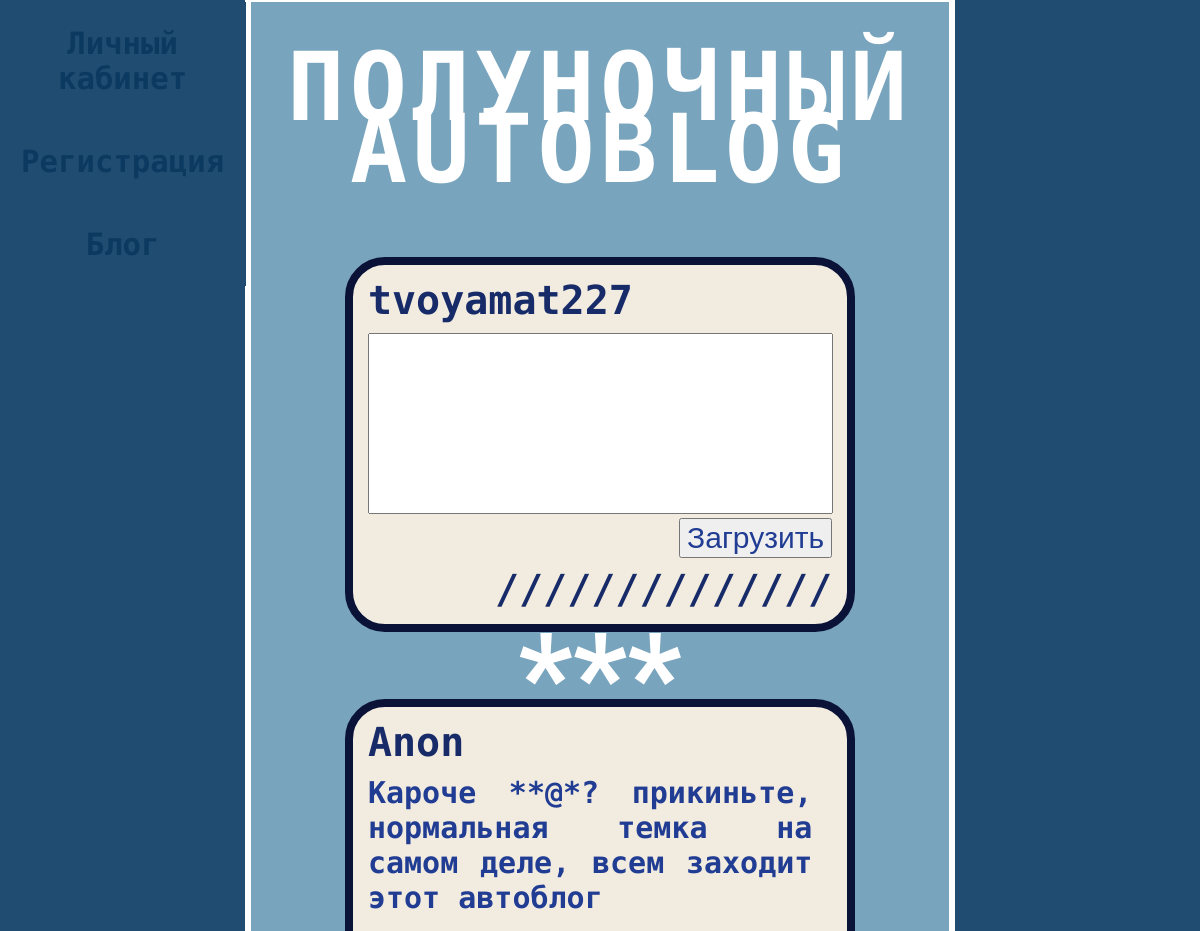
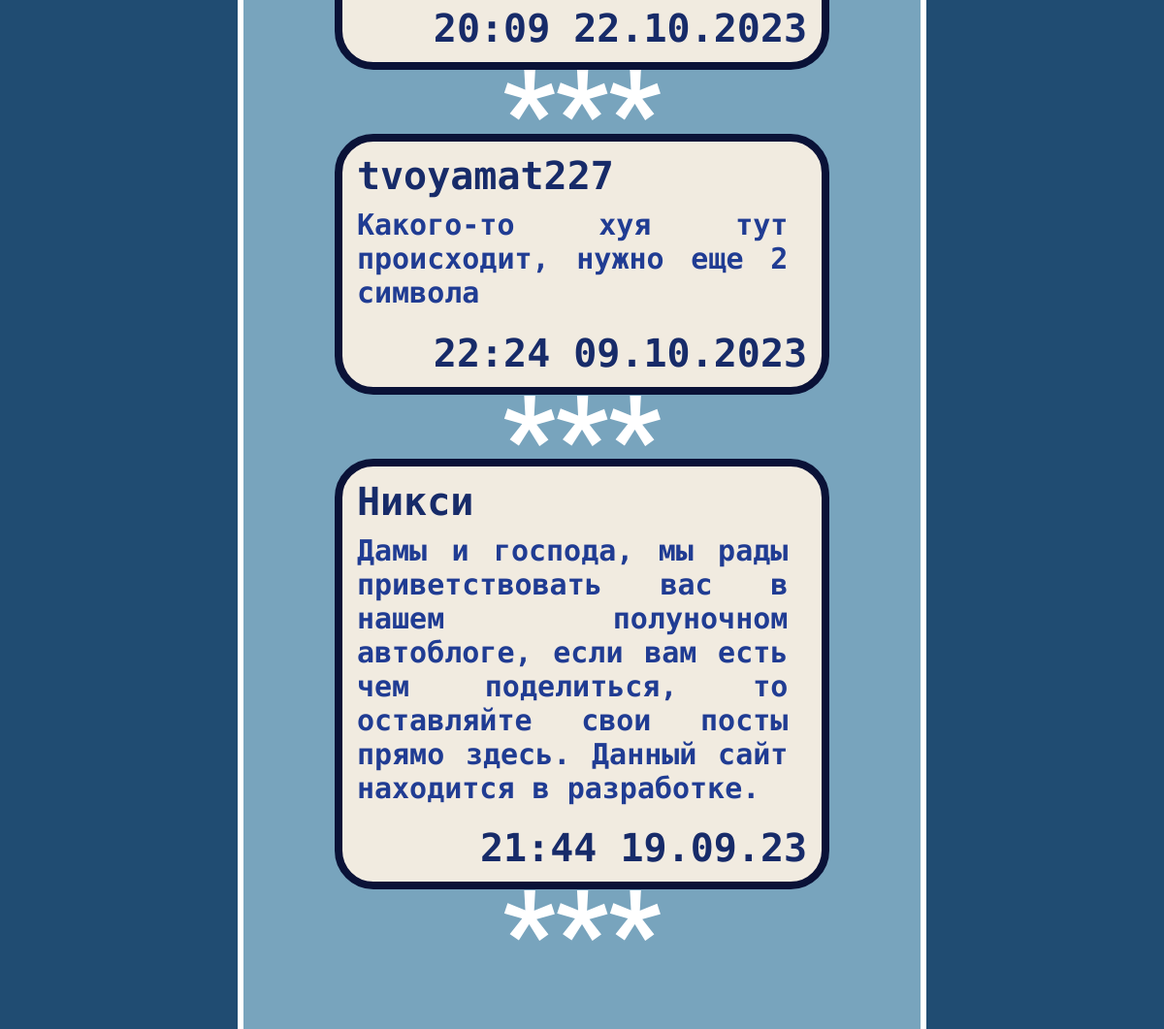
The page / (signed in) on the database its author committed (2 pictures, top to bottom).
### models.py (models this page shows, shortened)
class Users(db.Model):
    id = db.Column(db.Integer, primary_key=True)
    name = db.Column(db.String(50), unique=True)
    psw = db.Column(db.String(500), nullable=True)

class Posts(db.Model):
    id = db.Column(db.Integer, primary_key=True)
    usr = db.Column(db.String(50))
    text = db.Column(db.Text, nullable=True)
    time = db.Column(db.DateTime)
    string_time = db.Column(db.String(50))

### app.py (the view, shortened to what this page needs)
@app.route("/", methods=["POST", "GET"])
def index():
    posts = getTenPosts()
    if current_user.is_authenticated:
        nickname = current_user.getName()
    else:
        nickname = None
    form = PostForm()
    return render_template("index.html", menu=menu, nickname=nickname, form=form, posts=posts)

### forms.py
class PostForm(FlaskForm):
    post = TextAreaField("Поле", validators=[Length(min=30, max=300, message="Должен быть от 30 до 300 символов")])
    submit = SubmitField("Загрузить")

### UserLogin.py (called while the page is built)
    def fromDB(self, user):
        self.__user = user
        return self

    def getName(self):
        return self.__user.name if self.__user else "Без имени"

### app.py (called while the page is built)
@login_manager.user_loader
def load_user(user_id):
    return UserLogin().fromDB(getUser(user_id))

### models.py (called while the page is built)
def getTenPosts():
    try:
        result = Posts.query.all()[0:10]
        result.reverse()
        return result
    except:
        print("Что-то пошло не так при загрузке постов")

def getUser(user_id):
    try:
        u = Users.query.get(user_id)
        if not u:
            print("Пользователь не найден")
            return False
        return u
    except:
        print("Что-то пошло не так при загрузке пользователя")

### templates/index.html (shortened to what this page needs)
{% extends "base.html"%}
{% block content %}
{{ super() }}
    <div class="post">
        {% if nickname %}
        <div class="nickname">{{ nickname }}</div>
        {% else %}
        <div class="nickname">Anon</div>
        {% endif %}
        <form action="" method="post" class="postform">
            <div class="posttext">{{ form.post(rows=5) }}</div>
            <div class="postbut">{{ form.submit() }}</div>
        </form>
        <div class="dateandtime">//////////////</div>
    </div>
    <div class="sign-wrap-3">
        <span class="sign_word">***</span>
    </div>
        {% for post in posts %}
    <div class="post">
        <div class="nickname">{{ post.usr }}</div>
        <div class="text">{{ post.text }}</div>
        <div class="dateandtime">{{ post.string_time }}</div>
    </div>
    <div class="sign-wrap-3">
        <span class="sign_word">***</span>
    </div>
        {% endfor %}
    <div class="post">
        <div class="nickname">Никси</div>
        <div class="text">Дамы и господа, мы рады приветствовать вас в нашем полуночном автоблоге, если вам есть чем поделиться, то оставляйте свои посты прямо здесь. Данный сайт находится в разработке.</div>
        <div class="dateandtime">21:44 19.09.23</div>
    </div>
    <div class="sign-wrap-3">
        <span class="sign_word">***</span>
    </div>
{% endblock %}

### static/css/styles.css (style rules this page uses)
body { background-color: #204c72; }
div.post { margin: 1.5% 13.5% 3% 13.5%; border: solid #0a1237 6pt; border-radius: 40px; background-color: #f1ebe0; }
div.nickname { font-size: 40px; font-weight: bold; padding-left: 3%; padding-top: 2.5%; color: #172b69; padding-bottom: 2%; font-family: 'Ubuntu Mono', monospace; }
div.text { font-size: 30px; font-weight: bold; padding: 0% 3% 3% 3%; color: #203c93; font-family: 'Ubuntu Mono', monospace; text-align: justify; width: 90%; }
div.dateandtime { font-size: 40px; font-weight: bold; line-height: 50px; padding: 1% 3% 2% 3%; color: #172b69; font-family: 'Ubuntu Mono', monospace; text-align: right; }
textarea { width: 99%; resize: none; font-size: 30px; color: #203c93; font-family: 'Ubuntu Mono', monospace; }
div.post + div.sign-wrap-3 { margin-bottom: -5%; }
input { margin-block-end: 0px; margin-block-start: 0px; margin-bottom: 1%; color: #203c93; font-size: 30px; }
form { margin-left: 3%; width: 50%; }
div.postbut { align-self: end; }
form.postform { width: 94%; display: flex; flex-direction: column; }
.sign-wrap-3 { text-align: center; }
.sign-wrap-3 .sign_word { font-size: 120px; font-weight: bold; line-height: 50px; color: #FFF; font-family: 'Roboto', sans-serif; text-transform: uppercase; animation: neon-3 5s steps(1, start) infinite reverse; }

### rows shown on the page
Users: name "tvoyamat227"
Posts: usr "Anon", text "Кароче **@*? прикиньте, нормальная темка на самом деле, всем заходит этот автоблог", string_time "20:09 22.10.2023"
Posts: usr "tvoyamat227", text "Какого-то хуя тут происходит, нужно еще 2 символа", string_time "22:24 09.10.2023"

### other values the page prints
{{ m.name }} "Личный кабинет" "Регистрация" "Блог"
